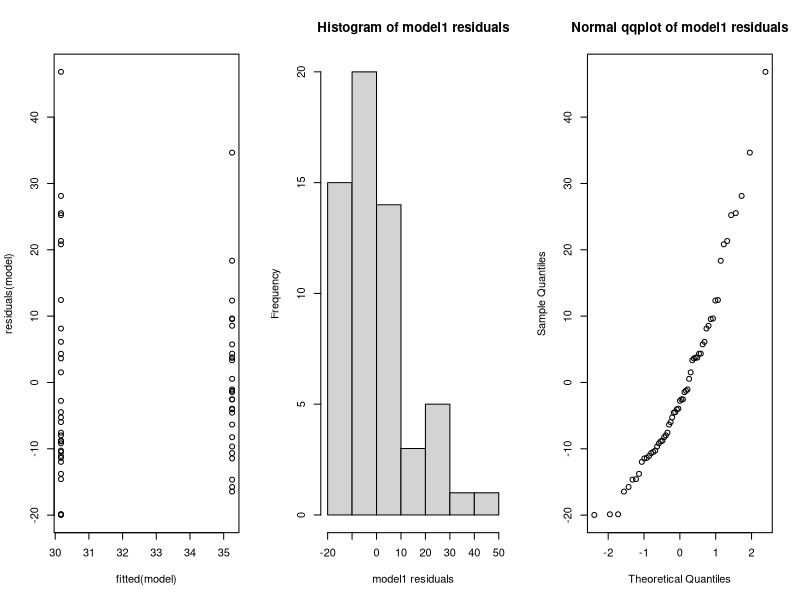
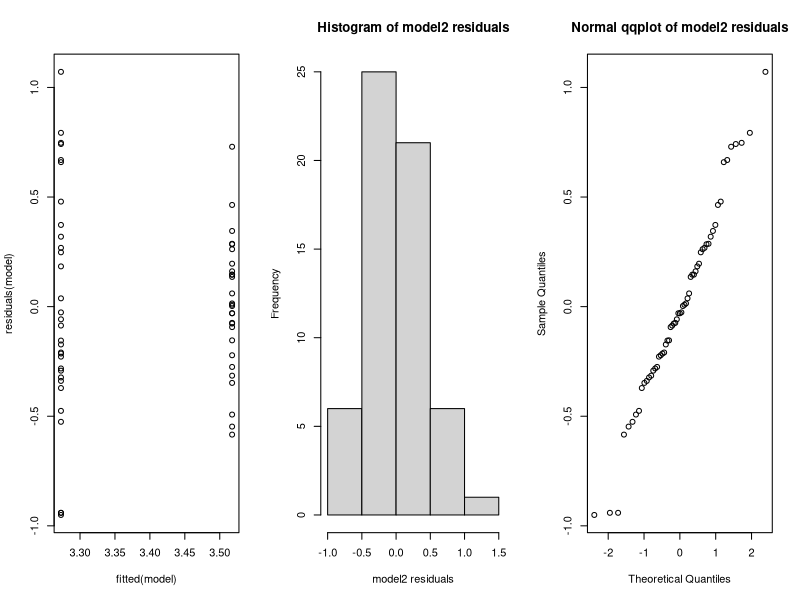
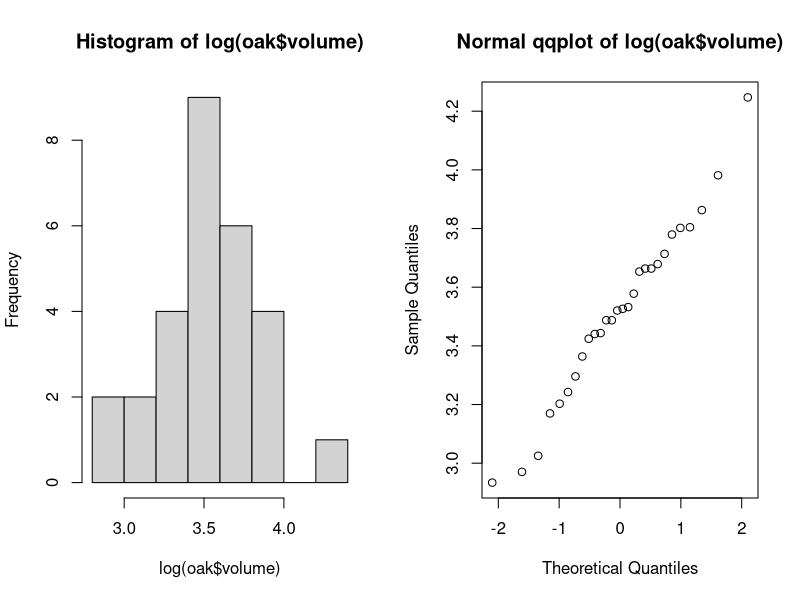
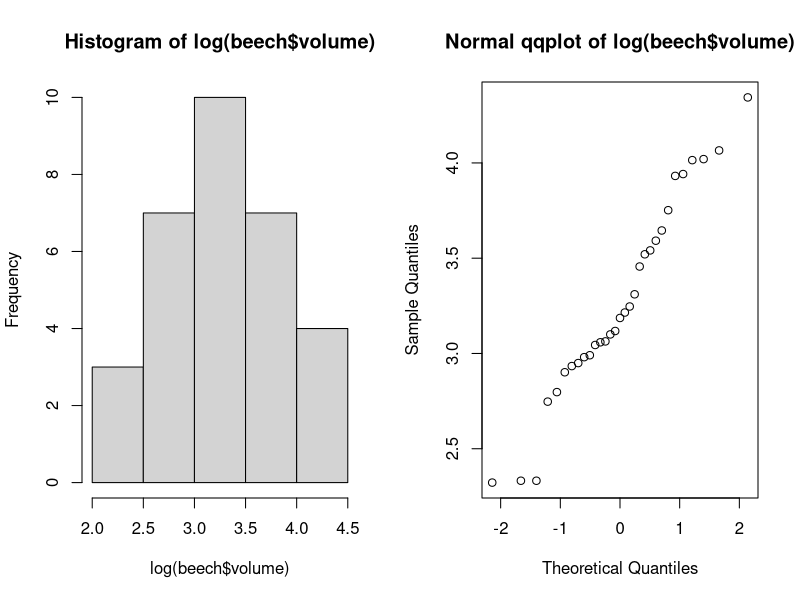
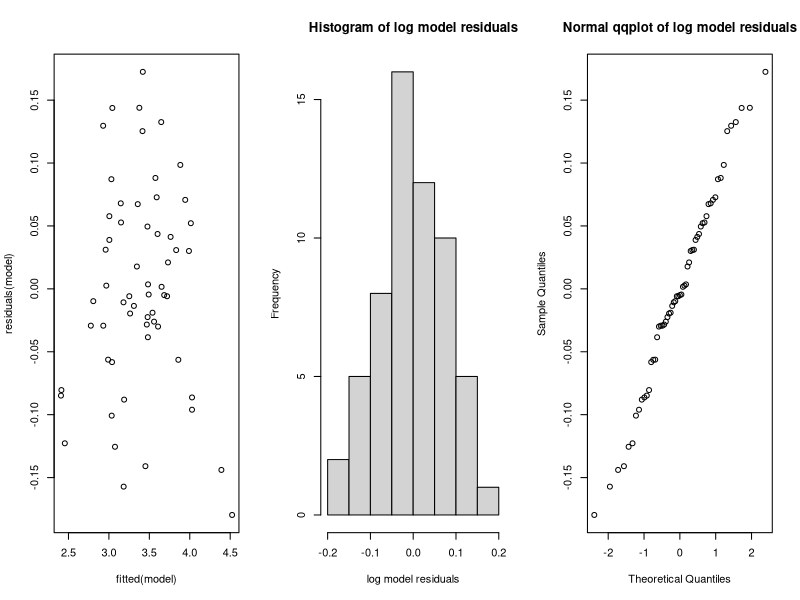
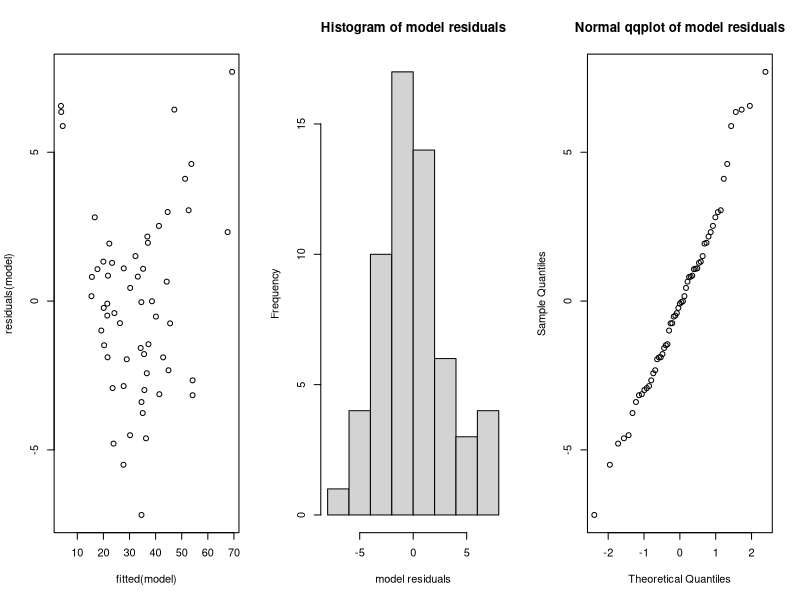
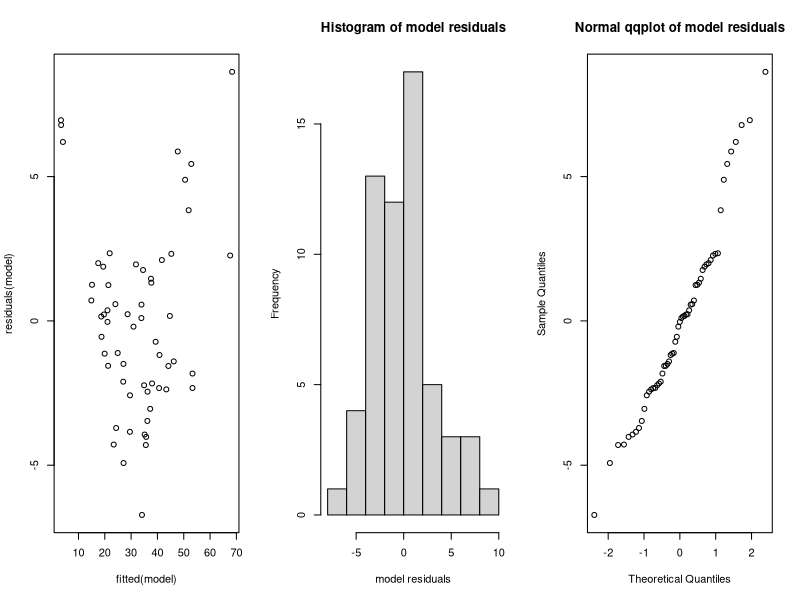
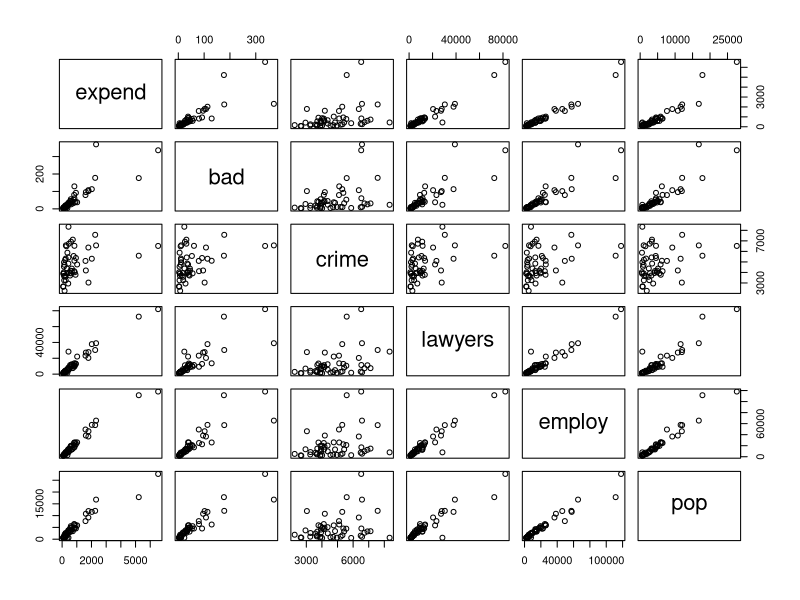

The R source for these figures, in order:
## ---- chunk 1
options(digits=3) # e.g. for anova and summary() outputs...

# prevent code lines from being cutoff when too long:
#   (must install "formatR" package)
#   https://stackoverflow.com/a/66753995
#knitr::opts_chunk$set(tidy.opts = list(width.cutoff = 75), tidy = TRUE)

# helper function to check normality throughout this assignment
checkNorm = function(data, name, unit="") {
  xlab = name
  if (unit != "") {
    xlab = sprintf("%s (%s)", name, unit)
  }
  hist(data, main=sprintf("Histogram of %s", name), xlab=xlab)
  qqnorm(data, main=sprintf("Normal qqplot of %s", name))
  res = shapiro.test(data)
  print(sprintf("Shapiro-Wilk normality p-value for %s: %.3f", name, res$p.value))
  return(res$p.value)
}

checkAnovaNorm = function(model, name) {
  #qqnorm(residuals(model), main=sprintf("Normal Q-Q Plot: %s", name))
  plot(fitted(model), residuals(model))
  pval = checkNorm(residuals(model), sprintf("%s residuals", name))
  return(pval)
  #res = shapiro.test(residuals(model))
  #print(sprintf("Shapiro-Wilk normality p-value for %s residuals: %.3f", name, res$p.value))
}

printPval = function(pval) {
  print(sprintf("p-value = %.3f", pval))
}

conclude = function(pval, hypothesis, type="test") {
  if (pval < 0.05) {
    return(sprintf("the p-value $%.3f<0.05$ for this %s suggests is sufficient evidence to reject the $H_0$ (%s).", pval, type, hypothesis));
  } else {
    return(sprintf("the p-value $%.3f>0.05$ for this %s suggests there's insufficient evidence to reject the $H_0$ (%s).", pval, type, hypothesis));
  }
}
## ---- chunk 2
trees = read.table("treeVolume.txt", header=T)
trees$type = factor(trees$type)

par(mfrow=c(1,3))
model1 = lm(volume~type, data=trees)
pval = checkAnovaNorm(model1, "model1")

model2 = lm(log(volume)~type, data=trees)
pval = checkAnovaNorm(model2, "model2")

print("model coefficients:"); summary(model2)$coefficients
res = anova(model2)
sprintf("ANOVA p-value for type = %.3f", res["type", "Pr(>F)"])
## ---- chunk 3
oaks = dplyr::filter(trees, type == "oak")
beeches = dplyr::filter(trees, type != "oak")
par(mfrow = c(1, 2))

pval = checkNorm(log(oaks$volume), "log(oak$volume)")
pval = checkNorm(log(beeches$volume), "log(beech$volume)")

sprintf("oak mean volume = %.3f, beech mean volume = %.3f", mean(oaks$volume), mean(beeches$volume))

# this is concistent with predictions in next part:
#sprintf("LOG: oak mean volume = %.3f, LOG beech mean volume = %.3f", #mean(log(oaks$volume)), mean(log(beeches$volume)))

# note:: we don't have to actually do this t test
#res = t.test(log(oaks$volume), log(beeches$volume))
#printPval(res$p.value)
## ---- chunk 4
new_oak = data.frame(type="oak"); new_beech = data.frame(type = "beech")
pred1 = exp(predict(model2, new_oak)); pred2 = exp(predict(model2, new_beech))
sprintf("predicted volumes: oak = %.3f, beech = %.3f", pred1, pred2)
## ---- chunk 5
par(mfrow = c(1, 3))
model = lm(log(volume)~type*diameter+height, data=trees)
pval = checkAnovaNorm(model, "log model")
res = drop1(model, test="F")
sprintf("drop1 p-value for type:diameter = %.3f", res["type:diameter", "Pr(>F)"])
## ---- chunk 6
model = lm(volume~type*height+diameter, data=trees)
res = drop1(model, test="F")
sprintf("drop1 p-value for type:diameter = %.3f", res["type:height", "Pr(>F)"])
## ---- chunk 7
model = lm(volume~diameter+height+type, data=trees)
par(mfrow = c(1, 3)); pval = checkAnovaNorm(model, "model")
print("model coefficients:"); print(summary(model)$coefficients)
drop1(model, test="F")
## ---- chunk 8
# build better model where type isn't considered
modelC = lm(volume~height+diameter, data=trees)
par(mfrow = c(1, 3)); pval = checkAnovaNorm(modelC, "model")

avgTree = data.frame(height=mean(trees$height), diameter=mean(trees$diameter))
pred = predict(modelC, avgTree)
sprintf("predicted volume of average tree = %.3f", pred)
#mean(trees$volume) # this also gives the same result as expected

r2 = summary(modelC)$r.squared; ar2 = summary(modelC)$adj.r.squared
sprintf("modelC: R^2 = %.3f, Adj. R^2 = %.3f", r2, ar2)
## ---- chunk 9
# create predictor as cylinderical volume
trees$cylinder = pi * (trees$diameter / 2)^2 * trees$height
modelD = lm(volume~cylinder, data=trees)

print("model coefficients:"); summary(modelD)$coefficients
r2 = summary(modelD)$r.squared; ar2 = summary(modelD)$adj.r.squared
sprintf("model: R^2 = %.3f, Adj. R^2 = %.3f", r2, ar2)
## ---- chunk 10
crimes = read.table("expensescrime.txt", header=T)
pairs(crimes[,-1])
crimes$state = factor(crimes$state)
model = lm(expend~crime+bad+lawyers+employ+pop, data=crimes)
summary(model)$coefficients; anova(model)
## ---- chunk 11
n = length(crimes[,1])
dists = cooks.distance(model)
plot(1:n, dists, type="b", main="Cook's Distance by Dataset Index")
abline(1, 0, col = 'red') # plot y=1 for reference

# cook's points:
print("Influence points:"); crimes[dists > 1,]

# investigating collinearity:
cor(crimes[,-1])
# using 0.8 as a threshold to help with visiblility:
res = cor(crimes[,-1])
res[res >= 0.8] = T; res[res <= 0.8] = F; res
## ---- chunk 12
evalModel = function(model, name) {
  r2 = summary(model)$r.squared; ar2 = summary(model)$adj.r.squared
  pVal = summary(model)$coefficients[name, "Pr(>|t|)"]
  cat(sprintf("trying var '%s'\t\tPr(>|t|) =  %.3f, model R^2 = %.3f\n", name, pVal, r2))
}

doStepUp = function() {
  cat("\n****round1 (building model with 1 var)****\n")
  evalModel(lm(expend~bad, data=crimes), name="bad")
  evalModel(lm(expend~crime, data=crimes), name="crime")
  evalModel(lm(expend~lawyers, data=crimes), name="lawyers")
  evalModel(lm(expend~employ, data=crimes), name="employ")
  evalModel(lm(expend~pop, data=crimes), name="pop")
  
  # employ has highest adj. R^2 (0.954) and is significant
  cat("\n****round2 (building on model with employ)****\n")
  evalModel(lm(expend~employ+bad, data=crimes), name="bad")
  evalModel(lm(expend~employ+crime, data=crimes), name="crime")
  evalModel(lm(expend~employ+lawyers, data=crimes), name="lawyers")
  evalModel(lm(expend~employ+pop, data=crimes), name="pop")
  
  cat("\n****round3 (building on model with employ+laywers)****\n")
  evalModel(lm(expend~employ+lawyers+bad, data=crimes), name="bad")
  evalModel(lm(expend~employ+lawyers+crime, data=crimes), name="crime")
  evalModel(lm(expend~employ+lawyers+pop, data=crimes), name="pop")
}
doStepUp()
## ---- chunk 13
# this model meets normality assumptions, but p-value for lawyers is 0.44 > 0.05
#model = lm(sqrt(expend)~employ+lawyers, data=crimes)

model = lm(sqrt(expend)~employ, data=crimes)
summary(model)$coefficients

par(mfrow = c(1, 3)); pval = checkAnovaNorm(model, "model")

state = data.frame(bad=50, crime=5000, lawyers=5000, employ=5000, pop=5000)
pred = predict(model, state, interval="prediction")^2

sprintf("predicted expenditure CI ="); pred
## ---- chunk 14
library(glmnet)
## ---- chunk 15
par(mfrow=c(1,2))
set.seed(42) # ensuring results don't change each time its run
x = as.matrix(crimes[,-1]) # remove states column
x = x[,-1] # remove expenditure
y = crimes[,2]

train = sample(1:nrow(x),0.67*nrow(x))
x.train = x[train,]; y.train = y[train]
x.test = x[-train,]; y.test = y[-train] 

lm.model = lm(expend~bad+crime+lawyers+employ+pop,data=crimes, subset=train)
y.predict.lm = predict(lm.model,newdata=crimes[-train,])
mse.lm = mean((y.test-y.predict.lm)^2)
sprintf("linear model mse = %.3f", mse.lm)

lasso.model = glmnet(x.train,y.train,alpha=1)
lasso.cv = cv.glmnet(x.train,y.train,alpha=1,type.measure="mse",nfolds=5)

plot(lasso.model,label=T,xvar="lambda"); plot(lasso.cv) 

lambda.min = lasso.cv$lambda.min; lambda.1se=lasso.cv$lambda.1se; 
sprintf("lambda.min = %.3f, lambda.1se = %.3f", lambda.min, lambda.1se)

# lasso min (minimizing R^2)
coef(lasso.model,s=lasso.cv$lambda.min)
# 1 SE (minimizing number of vars, while remaining within 1 std. err.)
coef(lasso.model,s=lasso.cv$lambda.1se) 

lasso.pred1 = predict(lasso.model,s=lambda.min,newx=x.test) 
lasso.pred2 = predict(lasso.model,s=lambda.1se,newx=as.matrix(x.test))
mse1.lasso = mean((y.test-lasso.pred1)^2)
mse2.lasso = mean((y.test-lasso.pred2)^2)
sprintf("mse1 = %.3f, mse2 = %.3f", mse1.lasso, mse2.lasso)
## ---- chunk 16
titanic = read.table("titanic.txt", header=T)
titanic$PClass = factor(titanic$PClass)
titanic$Sex = factor(titanic$Sex)
#titanic$Survived = factor(titanic$Survived)

library(plyr)
# round age to nearest 10 years (https://stackoverflow.com/a/6466894)
titanic$Ager = round_any(titanic$Age, 20)
titanic$Ager = factor(titanic$Ager)
titanic$Age2 = titanic$Age^2

print("total number of individuals for each combination of class and gender:")
tot = xtabs(~PClass+Sex, data=titanic); tot

print("Survival rate by class and gender combinations:")
totc = xtabs(Survived~PClass+Sex, data=titanic); round(totc/tot, 2)

#plot(titanic$Age, y=titanic$Survived, xlim=c(0, 100))
totage = xtabs(~Age, data=titanic)
barplot(xtabs(Survived~Age,data=titanic)/totage, main="% Survival by Age Group", xlab="Age Group", ylab="Survival Ratio")

# build logistic regression model
model = glm(Survived~Age+Sex+PClass,data=titanic, family=binomial)
summary(model)

plot(titanic$Age,exp(3.759662 + titanic$Age*-0.039177), ylab="Odds of Survival", xlab="Age (years)",main="Survival Odds of a First Class Female by Age")
## ---- chunk 17
ageclass_model = glm(Survived~Age*PClass+Sex,data=titanic, family=binomial)
summary(ageclass_model)

agesex_model = glm(Survived~Age*Sex+PClass,data=titanic, family=binomial)
summary(agesex_model)

male1 = data.frame(Age=55, Sex = "male", PClass = "1st")
male2 = data.frame(Age=55, Sex = "male", PClass = "2nd")
male3 = data.frame(Age=55, Sex = "male", PClass = "3rd")
female1 = data.frame(Age=55, Sex = "female", PClass = "1st")
female2 = data.frame(Age=55, Sex = "female", PClass = "2nd")
female3 = data.frame(Age=55, Sex = "female", PClass = "3rd")

predict(model,female1, type="response")
predict(model,female2, type="response")
predict(model,female3, type="response")
predict(model,male1, type="response")
predict(model,male2, type="response")
predict(model,male3, type="response")
## ---- chunk 18
# build contigency table
cont1 = as.matrix(xtabs(~PClass, data=titanic)); cont1
chisq.test(cont1)

cont2 = as.matrix(xtabs(~Sex, data=titanic)); cont2
chisq.test(cont2)
## ---- chunk 19
coups = read.table("coups.txt", header=T)
coups$pollib=factor(coups$pollib)

coupsglm = glm(miltcoup~oligarchy+pollib+parties+pctvote+popn+size+numelec+numregim, family=poisson, data=coups)
summary(coupsglm)
## ---- chunk 20
# prints just the top 3 least significant coefficients of a model:
evalModel = function(model, name) {
  cat(sprintf("\n%s:\n", name))
  res = summary(model)$coefficients
  print(head(res[order(res[,4], decreasing=T),], n=3))
}

coupsglm1 = glm(miltcoup~oligarchy+pollib+parties+pctvote+popn+size+numelec+numregim, family=poisson, data=coups)
evalModel(coupsglm1, "coupsglm1")
# numelec has highest p-value (0.6705) so we remove it

coupsglm2 = glm(miltcoup~oligarchy+pollib+parties+pctvote+popn+size+numregim, family=poisson, data=coups)
evalModel(coupsglm2, "coupsglm2")
# numregim has highest p-value so we remove it

coupsglm3 = glm(miltcoup~oligarchy+pollib+parties+pctvote+popn+size, family=poisson, data=coups)
evalModel(coupsglm3, "coupsglm3")
# size has highest p-value so we remove it

coupsglm4 = glm(miltcoup~oligarchy+pollib+parties+pctvote+popn, family=poisson, data=coups)
evalModel(coupsglm4, "coupsglm4")
# popn has highest p-value so we remove it

coupsglm5 = glm(miltcoup~oligarchy+pollib+parties+pctvote, family=poisson, data=coups)
evalModel(coupsglm5, "coupsglm5")
# pctvote has highest p-value so we remove it

coupsglm6 = glm(miltcoup~oligarchy+pollib+parties, family=poisson, data=coups)
evalModel(coupsglm6, "coupsglm6")
#print("coupsglm6:"); summary(coupsglm6)$coefficients
## ---- chunk 21
country1 = data.frame(oligarchy = mean(coups$oligarchy),
  pollib = factor(0), parties = mean(coups$parties))
country2 = data.frame(oligarchy = mean(coups$oligarchy),
  pollib = factor(1), parties = mean(coups$parties))
country3 = data.frame(oligarchy = mean(coups$oligarchy),
  pollib = factor(2), parties = mean(coups$parties))

printResults = function() {
  print(sprintf("country1 prediction = %.3f", predict(coupsglm6, country1, type="response")))
  print(sprintf("country2 prediction = %.3f", predict(coupsglm6, country2, type="response")))
  print(sprintf("country3 prediction = %.3f", predict(coupsglm6, country3, type="response")))
}
printResults()
